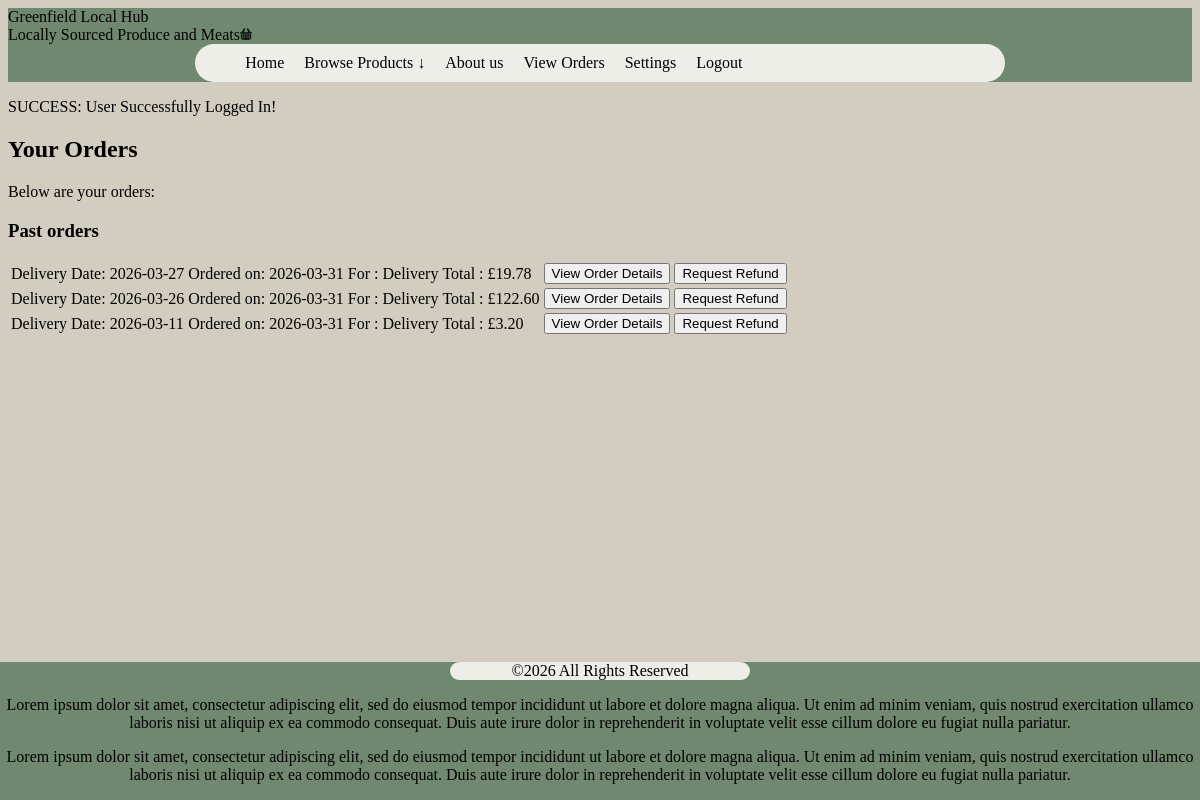
Screenshot of /orders.php (signed in) with the database file from the repository.
### tables this page shows
CREATE TABLE `orders` (
  `order_id` int NOT NULL,
  `user_id` int NOT NULL,
  `type` text NOT NULL,
  `total` float NOT NULL,
  `delivery_date` date NOT NULL,
  `order_date` date NOT NULL
);

### assets/dbconn.php (called while the page is built, shortened)
<?php
    function dbconn_select(){
        $servername = "localhost";
        $dbusername = "glh_select";
        $dbpassword = "greenfield";
        $dbname = "glh_db";
        try {
            $conn = new PDO("mysql:host=$servername;port=3306;dbname=$dbname", $dbusername, $dbpassword);
            $conn->setAttribute(PDO::ATTR_ERRMODE, PDO::ERRMODE_EXCEPTION);
            return $conn;
        } catch(PDOException $e) {
            error_log("database error in super_checker: " . $e->getMessage());
            throw $e;
        }
    }

### orders.php (the view, shortened to what this page needs)
<?php
require_once "assets/dbconn.php";
require_once "assets/common.php";
echo "<!DOCTYPE html>";
    echo "<html lang='en'>";
        echo "<head>";
            echo "<link rel='stylesheet' type='text/css' href='assets/styles.css'>";
        echo "</head>";
        echo "<body>";
            require "assets/header.php";
            echo user_message();
            echo "<h2>Your Orders</h2>";
            echo "<p> Below are your orders: </p>";
            $orders = ord_getter(dbconn_select());
            $date = date("Y-m-d");
            if (!$orders) {
                echo "<p>There are no orders found.</p>";
            } else {
                $currentOrdersRows = '';
                $pastOrdersRows = '';
                foreach ($orders as $order) {
                    if ($order['type'] == "col") {
                        $type = "Collection";
                    } else if ($order['type'] == "del") {
                        $type = "Delivery";
                    }
                    $row = "<form action='' method='post'>";
                    $row .= "<tr>";
                    $row .= "<td> Delivery Date: " . htmlspecialchars($order['delivery_date']) . "</td>";
                    $row .= "<td> Ordered on: " . htmlspecialchars($order['order_date']) . "</td>";
                    $row .= "<td> For : " . $type . "</td>";
                    $row .= "<td> Total : £" . number_format($order['total'], 2) . "</td>";
                    if ($order['delivery_date'] >= $date) {
                        $row .= "<td><input type='hidden' name='order_id' value='" . intval($order['order_id']) . "'>
                             <input type='submit' name='orddetails' value='View Order Details' />
                             <input type='submit' name='orddelete' value='Cancel Order' />
                             <input type='submit' name='ordchange' value='Edit Order' /></td>";
                    } else {
                        $row .= "<td><input type='hidden' name='apptid' value='" . intval($order['order_id']) . "'>
                             <input type='submit' name='orddetails' value='View Order Details' />
                             <input type='submit' name='ordrefund' value='Request Refund' /></td>";
                    }
                    $row .= "</tr>";
                    $row .= "</form>";
                    if ($order['delivery_date'] >= $date) {
                        $currentOrdersRows .= $row;
                    } else {
                        $pastOrdersRows .= $row;
                    }
                }
                if ($pastOrdersRows) {
                    echo "<h3>Past orders</h3>";
                    echo "<table id='past_orders'>";
                    echo $pastOrdersRows;
                    echo "</table>";
                }
            }
                            require "assets/footer.php";
                        echo "</body>";
                    echo "</html>";

### assets/styles.css (style rules this page uses)
body { background-color: #d3ccc0; color: black; }

### rows the page displays
orders: delivery_date "2026-03-27", order_date "2026-03-31", type "Delivery", total "19.78"
orders: delivery_date "2026-03-26", order_date "2026-03-31", type "Delivery", total "122.60"
orders: delivery_date "2026-03-11", order_date "2026-03-31", type "Delivery", total "3.20"

### other values shown
$_SESSION['usermessage'] "SUCCESS: User Successfully Logged In!"
